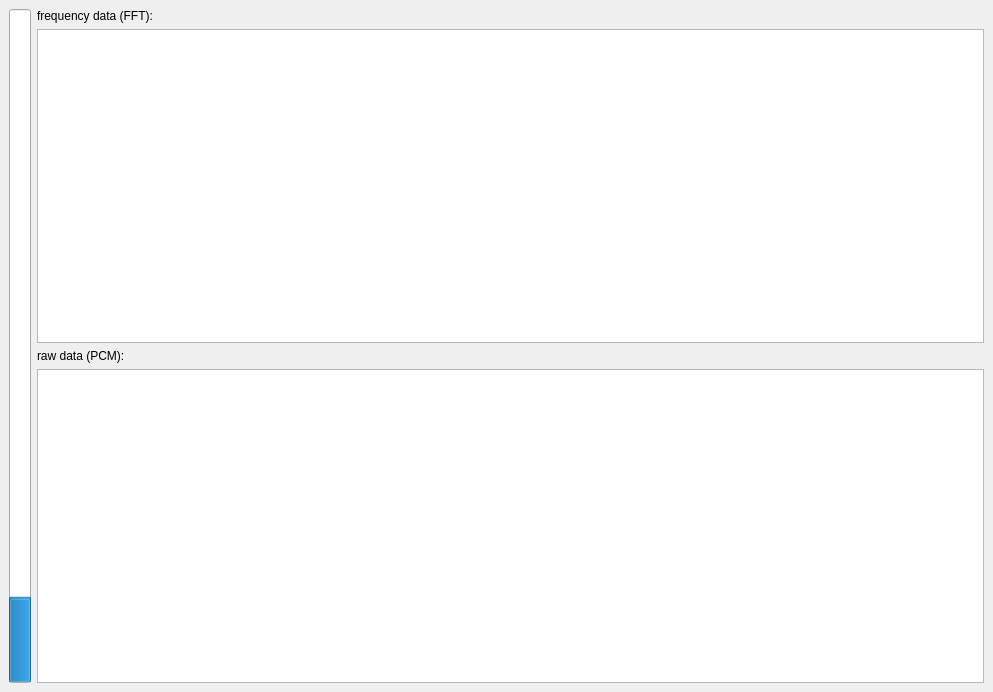
<?xml version="1.0" encoding="UTF-8"?>
<ui version="4.0">
    <class>MainWindow</class>
    <widget class="QMainWindow" name="MainWindow">
        <property name="geometry">
            <rect>
                <x>0</x>
                <y>0</y>
                <width>993</width>
                <height>692</height>
            </rect>
        </property>
        <property name="windowTitle">
            <string>MainWindow</string>
        </property>
        <widget class="QWidget" name="centralwidget">
            <layout class="QHBoxLayout" name="horizontalLayout">
                <item>
                    <widget class="QProgressBar" name="pbLevel">
                        <property name="maximum">
                            <number>1000</number>
                        </property>
                        <property name="value">
                            <number>123</number>
                        </property>
                        <property name="textVisible">
                            <bool>false</bool>
                        </property>
                        <property name="orientation">
                            <enum>Qt::Vertical</enum>
                        </property>
                    </widget>
                </item>
                <item>
                    <widget class="QFrame" name="frame">
                        <property name="frameShape">
                            <enum>QFrame::NoFrame</enum>
                        </property>
                        <property name="frameShadow">
                            <enum>QFrame::Plain</enum>
                        </property>
                        <layout class="QVBoxLayout" name="verticalLayout">
                            <property name="margin">
                                <number>0</number>
                            </property>
                            <item>
                                <widget class="QLabel" name="label">
                                    <property name="text">
                                        <string>frequency data (FFT):</string>
                                    </property>
                                </widget>
                            </item>
                            <item>
                                <widget class="PlotWidget" name="grFFT"/>
                            </item>
                            <item>
                                <widget class="QLabel" name="label_2">
                                    <property name="text">
                                        <string>raw data (PCM):</string>
                                    </property>
                                </widget>
                            </item>
                            <item>
                                <widget class="PlotWidget" name="grPCM"/>
                            </item>
                        </layout>
                    </widget>
                </item>
            </layout>
        </widget>
    </widget>
    <customwidgets>
        <customwidget>
            <class>PlotWidget</class>
            <extends>QGraphicsView</extends>
            <header>pyqtgraph</header>
        </customwidget>
    </customwidgets>
    <resources/>
    <connections/>
</ui>
